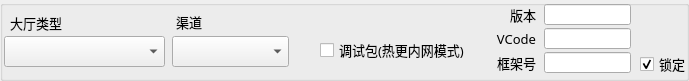
   <widget class="QGroupBox" name="up_panel">
    <property name="geometry">
     <rect>
      <x>0</x>
      <y>392</y>
      <width>689</width>
      <height>81</height>
     </rect>
    </property>
    <property name="font">
     <font>
      <family>Microsoft YaHei</family>
      <pointsize>10</pointsize>
     </font>
    </property>
    <property name="title">
     <string/>
    </property>
    <widget class="QCheckBox" name="checkBox_use_debug">
     <property name="geometry">
      <rect>
       <x>320</x>
       <y>40</y>
       <width>153</width>
       <height>20</height>
      </rect>
     </property>
     <property name="font">
      <font>
       <family>Microsoft YaHei</family>
       <pointsize>10</pointsize>
      </font>
     </property>
     <property name="text">
      <string>调试包(热更内网模式)</string>
     </property>
    </widget>
    <widget class="QComboBox" name="cbox_ch">
     <property name="geometry">
      <rect>
       <x>172</x>
       <y>36</y>
       <width>117</width>
       <height>31</height>
      </rect>
     </property>
     <property name="font">
      <font>
       <family>Microsoft YaHei</family>
       <pointsize>10</pointsize>
      </font>
     </property>
    </widget>
    <widget class="QLabel" name="label">
     <property name="geometry">
      <rect>
       <x>10</x>
       <y>12</y>
       <width>81</width>
       <height>21</height>
      </rect>
     </property>
     <property name="font">
      <font>
       <family>Microsoft YaHei</family>
       <pointsize>10</pointsize>
      </font>
     </property>
     <property name="text">
      <string>大厅类型</string>
     </property>
     <property name="alignment">
      <set>Qt::AlignLeading|Qt::AlignLeft|Qt::AlignVCenter</set>
     </property>
    </widget>
    <widget class="QComboBox" name="cbox_hall">
     <property name="geometry">
      <rect>
       <x>4</x>
       <y>36</y>
       <width>161</width>
       <height>31</height>
      </rect>
     </property>
     <property name="font">
      <font>
       <family>Microsoft YaHei</family>
       <pointsize>10</pointsize>
      </font>
     </property>
    </widget>
    <widget class="QLabel" name="label_2">
     <property name="geometry">
      <rect>
       <x>176</x>
       <y>14</y>
       <width>59</width>
       <height>16</height>
      </rect>
     </property>
     <property name="font">
      <font>
       <family>Microsoft YaHei</family>
       <pointsize>10</pointsize>
      </font>
     </property>
     <property name="text">
      <string>渠道</string>
     </property>
    </widget>
    <widget class="QLineEdit" name="edit_vname">
     <property name="geometry">
      <rect>
       <x>544</x>
       <y>4</y>
       <width>87</width>
       <height>21</height>
      </rect>
     </property>
     <property name="font">
      <font>
       <family>Microsoft YaHei</family>
       <pointsize>10</pointsize>
      </font>
     </property>
    </widget>
    <widget class="QLabel" name="label_6">
     <property name="geometry">
      <rect>
       <x>476</x>
       <y>52</y>
       <width>60</width>
       <height>21</height>
      </rect>
     </property>
     <property name="font">
      <font>
       <family>Microsoft YaHei</family>
       <pointsize>10</pointsize>
      </font>
     </property>
     <property name="text">
      <string>框架号</string>
     </property>
     <property name="alignment">
      <set>Qt::AlignRight|Qt::AlignTrailing|Qt::AlignVCenter</set>
     </property>
    </widget>
    <widget class="QLabel" name="label_5">
     <property name="geometry">
      <rect>
       <x>476</x>
       <y>28</y>
       <width>60</width>
       <height>21</height>
      </rect>
     </property>
     <property name="font">
      <font>
       <family>Microsoft YaHei</family>
       <pointsize>10</pointsize>
      </font>
     </property>
     <property name="text">
      <string>VCode</string>
     </property>
     <property name="alignment">
      <set>Qt::AlignRight|Qt::AlignTrailing|Qt::AlignVCenter</set>
     </property>
    </widget>
    <widget class="QLabel" name="label_4">
     <property name="geometry">
      <rect>
       <x>476</x>
       <y>4</y>
       <width>60</width>
       <height>21</height>
      </rect>
     </property>
     <property name="font">
      <font>
       <family>Microsoft YaHei</family>
       <pointsize>10</pointsize>
      </font>
     </property>
     <property name="text">
      <string>版本</string>
     </property>
     <property name="alignment">
      <set>Qt::AlignRight|Qt::AlignTrailing|Qt::AlignVCenter</set>
     </property>
    </widget>
    <widget class="QLineEdit" name="edit_hallnum">
     <property name="enabled">
      <bool>true</bool>
     </property>
     <property name="geometry">
      <rect>
       <x>544</x>
       <y>52</y>
       <width>87</width>
       <height>21</height>
      </rect>
     </property>
     <property name="font">
      <font>
       <family>Microsoft YaHei</family>
       <pointsize>10</pointsize>
      </font>
     </property>
     <property name="readOnly">
      <bool>false</bool>
     </property>
    </widget>
    <widget class="QLineEdit" name="edit_vcode">
     <property name="geometry">
      <rect>
       <x>544</x>
       <y>28</y>
       <width>87</width>
       <height>21</height>
      </rect>
     </property>
     <property name="font">
      <font>
       <family>Microsoft YaHei</family>
       <pointsize>10</pointsize>
      </font>
     </property>
    </widget>
    <widget class="QCheckBox" name="checkBox_hallnum">
     <property name="geometry">
      <rect>
       <x>640</x>
       <y>56</y>
       <width>57</width>
       <height>16</height>
      </rect>
     </property>
     <property name="text">
      <string>锁定</string>
     </property>
     <property name="checked">
      <bool>true</bool>
     </property>
    </widget>
   </widget>
